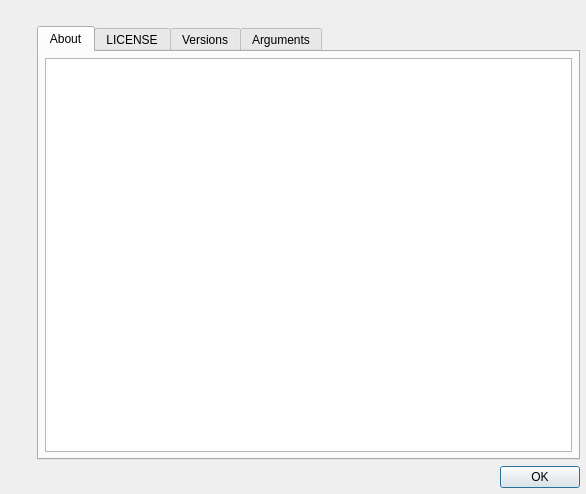
<?xml version="1.0" encoding="UTF-8"?>
<ui version="4.0">
 <class>Dialog</class>
 <widget class="QDialog" name="Dialog">
  <property name="enabled">
   <bool>true</bool>
  </property>
  <property name="geometry">
   <rect>
    <x>0</x>
    <y>0</y>
    <width>586</width>
    <height>494</height>
   </rect>
  </property>
  <property name="windowTitle">
   <string>About Pyslvs</string>
  </property>
  <property name="windowIcon">
   <iconset resource="../icons.qrc">
    <normaloff>icons:main.png</normaloff>icons:main.png</iconset>
  </property>
  <property name="sizeGripEnabled">
   <bool>false</bool>
  </property>
  <property name="modal">
   <bool>true</bool>
  </property>
  <layout class="QVBoxLayout" name="verticalLayout_7">
   <property name="topMargin">
    <number>6</number>
   </property>
   <property name="rightMargin">
    <number>6</number>
   </property>
   <property name="bottomMargin">
    <number>6</number>
   </property>
   <item>
    <layout class="QHBoxLayout" name="horizontalLayout">
     <item>
      <layout class="QVBoxLayout" name="verticalLayout_2">
       <item>
        <widget class="QLabel" name="iconLabel">
         <property name="sizePolicy">
          <sizepolicy hsizetype="Fixed" vsizetype="Preferred">
           <horstretch>0</horstretch>
           <verstretch>0</verstretch>
          </sizepolicy>
         </property>
         <property name="whatsThis">
          <string>Pyslvs Icon!</string>
         </property>
         <property name="text">
          <string>&lt;html&gt;&lt;head/&gt;&lt;body&gt;&lt;p&gt;&lt;img width=&quot;80&quot; src=&quot;icons:main.png&quot;/&gt;&lt;/p&gt;&lt;/body&gt;&lt;/html&gt;</string>
         </property>
         <property name="alignment">
          <set>Qt::AlignLeading|Qt::AlignLeft|Qt::AlignTop</set>
         </property>
        </widget>
       </item>
       <item>
        <spacer name="verticalSpacer">
         <property name="orientation">
          <enum>Qt::Vertical</enum>
         </property>
         <property name="sizeHint" stdset="0">
          <size>
           <width>20</width>
           <height>40</height>
          </size>
         </property>
        </spacer>
       </item>
      </layout>
     </item>
     <item>
      <layout class="QVBoxLayout" name="verticalLayout_3">
       <item>
        <widget class="QLabel" name="title_label">
         <property name="text">
          <string/>
         </property>
        </widget>
       </item>
       <item>
        <widget class="QTabWidget" name="tab_widget">
         <property name="currentIndex">
          <number>0</number>
         </property>
         <widget class="QWidget" name="AboutTab">
          <attribute name="title">
           <string>About</string>
          </attribute>
          <layout class="QVBoxLayout" name="verticalLayout_4">
           <property name="leftMargin">
            <number>6</number>
           </property>
           <property name="topMargin">
            <number>6</number>
           </property>
           <property name="rightMargin">
            <number>6</number>
           </property>
           <property name="bottomMargin">
            <number>6</number>
           </property>
           <item>
            <widget class="QTextBrowser" name="description_text"/>
           </item>
          </layout>
         </widget>
         <widget class="QWidget" name="LicenseTab">
          <attribute name="title">
           <string>LICENSE</string>
          </attribute>
          <layout class="QVBoxLayout" name="verticalLayout">
           <item>
            <widget class="QTextBrowser" name="license_text"/>
           </item>
          </layout>
         </widget>
         <widget class="QWidget" name="VersionsTab">
          <attribute name="title">
           <string>Versions</string>
          </attribute>
          <layout class="QVBoxLayout" name="verticalLayout_6">
           <property name="leftMargin">
            <number>6</number>
           </property>
           <property name="topMargin">
            <number>6</number>
           </property>
           <property name="rightMargin">
            <number>6</number>
           </property>
           <property name="bottomMargin">
            <number>6</number>
           </property>
           <item>
            <widget class="QTextBrowser" name="ver_text"/>
           </item>
          </layout>
         </widget>
         <widget class="QWidget" name="ArgumentsTab">
          <attribute name="title">
           <string>Arguments</string>
          </attribute>
          <layout class="QVBoxLayout" name="verticalLayout_9">
           <property name="leftMargin">
            <number>6</number>
           </property>
           <property name="topMargin">
            <number>6</number>
           </property>
           <property name="rightMargin">
            <number>6</number>
           </property>
           <property name="bottomMargin">
            <number>6</number>
           </property>
           <item>
            <widget class="QTextBrowser" name="args_text"/>
           </item>
          </layout>
         </widget>
        </widget>
       </item>
      </layout>
     </item>
    </layout>
   </item>
   <item>
    <layout class="QHBoxLayout" name="horizontalLayout_2">
     <item>
      <spacer name="horizontalSpacer">
       <property name="orientation">
        <enum>Qt::Horizontal</enum>
       </property>
       <property name="sizeHint" stdset="0">
        <size>
         <width>40</width>
         <height>20</height>
        </size>
       </property>
      </spacer>
     </item>
     <item>
      <widget class="QDialogButtonBox" name="button_box">
       <property name="sizePolicy">
        <sizepolicy hsizetype="Fixed" vsizetype="Fixed">
         <horstretch>0</horstretch>
         <verstretch>0</verstretch>
        </sizepolicy>
       </property>
       <property name="whatsThis">
        <string>Click to exit</string>
       </property>
       <property name="orientation">
        <enum>Qt::Horizontal</enum>
       </property>
       <property name="standardButtons">
        <set>QDialogButtonBox::Ok</set>
       </property>
      </widget>
     </item>
    </layout>
   </item>
  </layout>
 </widget>
 <resources>
  <include location="../icons.qrc"/>
  <include location="../icons.qrc"/>
  <include location="../icons.qrc"/>
 </resources>
 <connections>
  <connection>
   <sender>button_box</sender>
   <signal>accepted()</signal>
   <receiver>Dialog</receiver>
   <slot>accept()</slot>
   <hints>
    <hint type="sourcelabel">
     <x>248</x>
     <y>254</y>
    </hint>
    <hint type="destinationlabel">
     <x>157</x>
     <y>274</y>
    </hint>
   </hints>
  </connection>
  <connection>
   <sender>button_box</sender>
   <signal>rejected()</signal>
   <receiver>Dialog</receiver>
   <slot>reject()</slot>
   <hints>
    <hint type="sourcelabel">
     <x>316</x>
     <y>260</y>
    </hint>
    <hint type="destinationlabel">
     <x>286</x>
     <y>274</y>
    </hint>
   </hints>
  </connection>
 </connections>
</ui>
